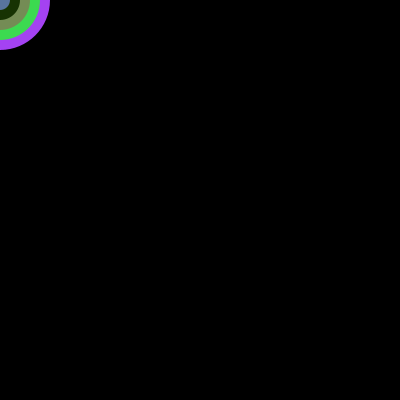
Frame 1 (no input)
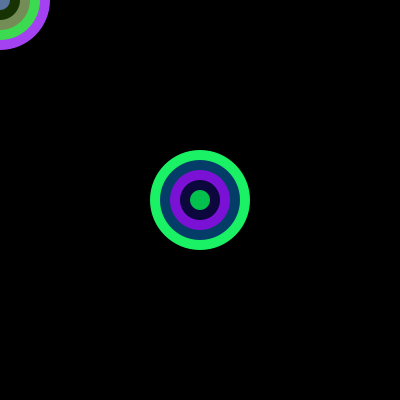
Frame 2 (the mouse pressed at the canvas centre, redrawn once)

The Processing sketch that drew these frames (run headless with seeded random() and noise(); the mouse was pressed at the canvas centre and the sketch redrawn once):

// Processing sketch: p10_more1
// ── p10_more1.pde
void setup()
{
  size(400, 400);
  smooth();
  background(0);
}


void draw()
{
  pushMatrix();
  translate(mouseX, mouseY);
  noStroke();
  fill(random(255),random(255),random(255));
  ellipse(0, 0, 100, 100);
  fill(random(255),random(255),random(255));
  ellipse(0, 0, 80, 80);
  fill(random(255),random(255),random(255));
  ellipse(0, 0, 60, 60);
  fill(random(255),random(255),random(255));
  ellipse(0, 0, 40, 40);
  fill(random(255),random(255),random(255));
  ellipse(0, 0, 20, 20);
  popMatrix();
  noLoop();
}

void mousePressed()
{
  loop();
}
